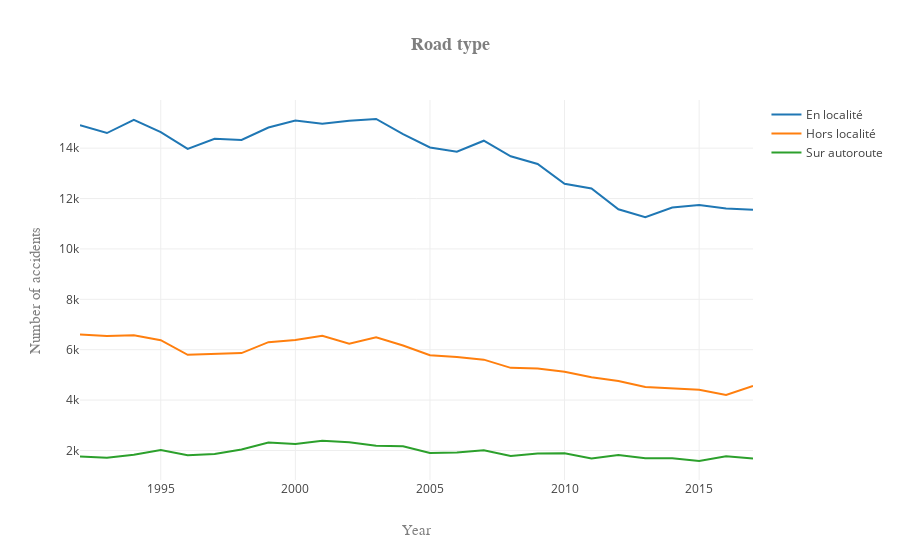

The cell this chart's notebook holds for it:
### Markdown cell above
In this section, we will analyze on which tpe of road the accidents happended. They are separated in three categories, i.e. accidents in localities, out of them or on the highway.

### Code cell
# Get the 'rurality' of the accidents by summing all the accidents by type of road
# Keep the interesting columns, i.e. the different years
req = df_Accident_type_route.groupby(['ruralite']).sum().\
        sort_values(['2017'], ascending=False)\
        [[col for col in df_Accident_type_route.columns if IS_DATE.match(col)]]

# Plot the accidents by road type with our function
plot_dataframe(x=req.columns.values, y=req, title='Road type', xlabel='Year',\
               ylabel='Number of accidents', labels=req.index.values,\
               rotation=45, number_to_plot=None,name_save='accident_road_type')

### Figure 1 — Plotly figure (JSON) as saved in the notebook; plotly's stock layout.template omitted (floating-point values rounded to 4 significant figures)
{"data": [{"name": "En localité", "type": "scatter", "uid": "89f8ab79-0cb9-4877-baac-91c39471bef2", "x": ["1992", "1993", "1994", "1995", "1996", "1997", "1998", "1999", "2000", "2001", "2002", "2003", "2004", "2005", "2006", "2007", "2008", "2009", "2010", "2011", "2012", "2013", "2014", "2015", "2016", "2017"], "y": [14915, 14601, 15123, 14635, 13974, 14376, 14329, 14819, 15098, 14966, 15092, 15158, 14558, 14027, 13859, 14296, 13677, 13372, 12587, 12397, 11574, 11262, 11644, 11742, 11606, 11551]}, {"name": "Hors localité", "type": "scatter", "uid": "f80c52dc-b500-4c2e-a6bd-90522df4fcbf", "x": ["1992", "1993", "1994", "1995", "1996", "1997", "1998", "1999", "2000", "2001", "2002", "2003", "2004", "2005", "2006", "2007", "2008", "2009", "2010", "2011", "2012", "2013", "2014", "2015", "2016", "2017"], "y": [6601, 6540, 6576, 6378, 5796, 5837, 5866, 6299, 6383, 6549, 6233, 6494, 6166, 5779, 5710, 5606, 5280, 5251, 5129, 4908, 4754, 4522, 4466, 4412, 4205, 4562]}, {"name": "Sur autoroute", "type": "scatter", "uid": "ef533c6e-4224-40c2-99eb-a35d3aaae432", "x": ["1992", "1993", "1994", "1995", "1996", "1997", "1998", "1999", "2000", "2001", "2002", "2003", "2004", "2005", "2006", "2007", "2008", "2009", "2010", "2011", "2012", "2013", "2014", "2015", "2016", "2017"], "y": [1756, 1711, 1828, 2017, 1808, 1862, 2037, 2316, 2256, 2381, 2322, 2188, 2167, 1900, 1922, 2009, 1779, 1883, 1893, 1685, 1820, 1689, 1693, 1582, 1766, 1686]}], "layout": {"title": "<b>Road type</b>", "titlefont": {"color": "#7f7f7f", "family": "Courier New, monospace", "size": 18}, "xaxis": {"title": "Year", "titlefont": {"color": "#7f7f7f", "family": "Courier New, monospace", "size": 15}}, "yaxis": {"title": "Number of accidents", "titlefont": {"color": "#7f7f7f", "family": "Courier New, monospace", "size": 15}}}}
